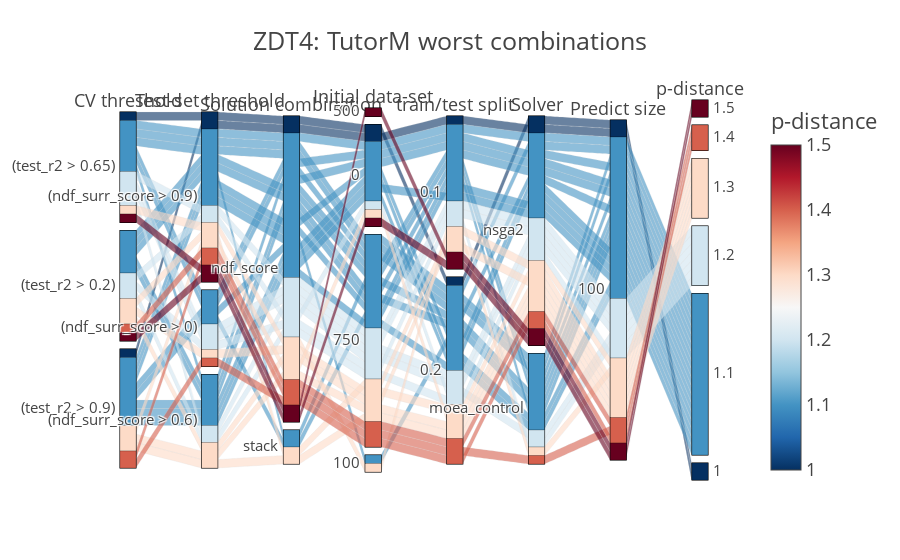
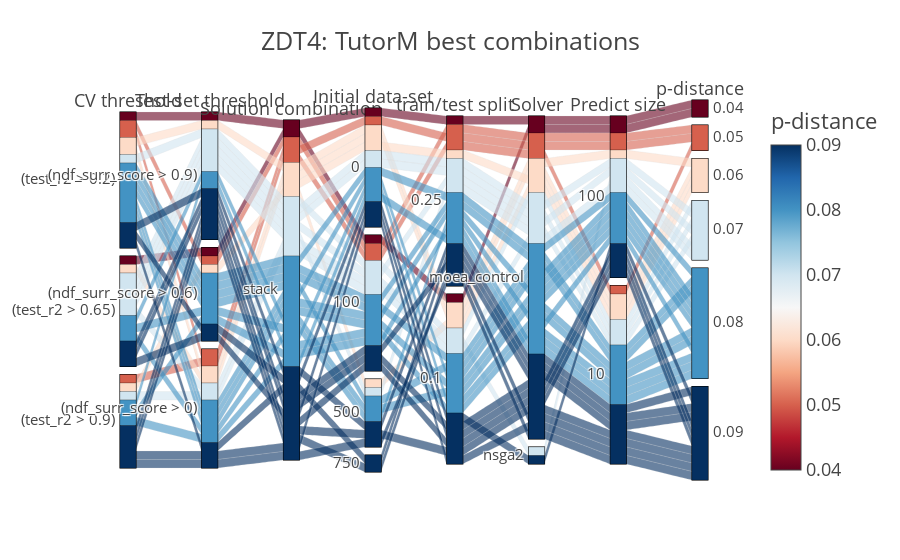

The notebook cell these images were saved under, in order:
### Code cell
# params_plot = ['cv_threshold', 'test_threshold', 'solution_comb', 'train_test_sp', 'solver', 'n_pred', 'p_distance']

labels={'cv_threshold':'CV threshold', 
        'test_threshold':'Test-set threshold', 
        'solution_comb':'Solution combination', 
        'init_set': 'Initial data-set',
       'train_test_sp':'train/test split',
       'solver':'Solver',
       'n_pred': 'Predict size',
       'p_distance':'p-distance',}


allin = all_concat.groupby(params).p_distance.mean().reset_index()
# allin['p_distance'] = allin['p_distance'].round(decimals=2)
plot_worst = px.parallel_categories(allin.nlargest(40,'p_distance').round(decimals=1), 
                       color='p_distance', 
                       template="presentation", 
                       labels=labels,
                       title="ZDT4: TutorM worst combinations", 
                       color_continuous_scale=px.colors.sequential.RdBu_r)
plot_worst.show()
plot_best = px.parallel_categories(allin.nsmallest(40,'p_distance').round(decimals=2), 
                       color='p_distance', 
                       template="presentation", 
                       title="ZDT4: TutorM best combinations", 
                       labels=labels,
                       color_continuous_scale=px.colors.sequential.RdBu)
plot_best.show()

# ===== Write
plot_best.update_layout(title=None, coloraxis_showscale=False).write_image("./plots/factorial/config_{}_best_fact.svg".format(pro.get_name()), width=1400)
plot_worst.update_layout(title=None, coloraxis_showscale=False).write_image("./plots/factorial/config_{}_worst_fact.svg".format(pro.get_name()), width=1400)

# plot_best.update_layout(title=None, coloraxis_showscale=False).write_image("./plots/config_ZDT4_best_final.433.svg", width=1200)
# plot_worst.update_layout(title=None, coloraxis_showscale=False).write_image("./plots/config_ZDT4_worst_final.433.svg", width=1200)

### Figure 1 — Plotly figure (JSON) as saved in the notebook; plotly's stock layout.template omitted (floating-point values rounded to 4 significant figures)
{"data": [{"dimensions": [{"label": "CV threshold", "values": ["(test_r2 > 0.65)", "(test_r2 > 0.2)", "(test_r2 > 0.9)", "(test_r2 > 0.2)", "(test_r2 > 0.9)", "(test_r2 > 0.9)", "(test_r2 > 0.9)", "(test_r2 > 0.2)", "(test_r2 > 0.2)", "(test_r2 > 0.65)", "(test_r2 > 0.9)", "(test_r2 > 0.2)", "(test_r2 > 0.65)", "(test_r2 > 0.65)", "(test_r2 > 0.2)", "(test_r2 > 0.2)", "(test_r2 > 0.65)", "(test_r2 > 0.2)", "(test_r2 > 0.65)", "(test_r2 > 0.9)", "(test_r2 > 0.9)", "(test_r2 > 0.65)", "(test_r2 > 0.2)", "(test_r2 > 0.2)", "(test_r2 > 0.2)", "(test_r2 > 0.65)", "(test_r2 > 0.9)", "(test_r2 > 0.65)", "(test_r2 > 0.9)", "(test_r2 > 0.9)", "(test_r2 > 0.9)", "(test_r2 > 0.9)", "(test_r2 > 0.9)", "(test_r2 > 0.65)", "(test_r2 > 0.65)", "(test_r2 > 0.2)", "(test_r2 > 0.2)", "(test_r2 > 0.65)", "(test_r2 > 0.9)", "(test_r2 > 0.65)"]}, {"label": "Test-set threshold", "values": ["(ndf_surr_score > 0.9)", "(ndf_surr_score > 0.9)", "(ndf_surr_score > 0)", "(ndf_surr_score > 0.9)", "(ndf_surr_score > 0.9)", "(ndf_surr_score > 0.6)", "(ndf_surr_score > 0.9)", "(ndf_surr_score > 0)", "(ndf_surr_score > 0.9)", "(ndf_surr_score > 0.9)", "(ndf_surr_score > 0.6)", "(ndf_surr_score > 0.6)", "(ndf_surr_score > 0)", "(ndf_surr_score > 0.9)", "(ndf_surr_score > 0)", "(ndf_surr_score > 0.6)", "(ndf_surr_score > 0)", "(ndf_surr_score > 0.9)", "(ndf_surr_score > 0.6)", "(ndf_surr_score > 0)", "(ndf_surr_score > 0.6)", "(ndf_surr_score > 0.9)", "(ndf_surr_score > 0.9)", "(ndf_surr_score > 0.9)", "(ndf_surr_score > 0.6)", "(ndf_surr_score > 0.6)", "(ndf_surr_score > 0.9)", "(ndf_surr_score > 0)", "(ndf_surr_score > 0.6)", "(ndf_surr_score > 0.9)", "(ndf_surr_score > 0.9)", "(ndf_surr_score > 0)", "(ndf_surr_score > 0.6)", "(ndf_surr_score > 0.9)", "(ndf_surr_score > 0)", "(ndf_surr_score > 0.9)", "(ndf_surr_score > 0.6)", "(ndf_surr_score > 0.9)", "(ndf_surr_score > 0.9)", "(ndf_surr_score > 0.9)"]}, {"label": "Solution combination", "values": ["ndf_score", "ndf_score", "ndf_score", "ndf_score", "ndf_score", "stack", "ndf_score", "ndf_score", "stack", "ndf_score", "ndf_score", "ndf_score", "ndf_score", "ndf_score", "ndf_score", "ndf_score", "ndf_score", "ndf_score", "ndf_score", "ndf_score", "ndf_score", "ndf_score", "stack", "ndf_score", "ndf_score", "ndf_score", "ndf_score", "ndf_score", "ndf_score", "ndf_score", "ndf_score", "stack", "ndf_score", "ndf_score", "ndf_score", "ndf_score", "ndf_score", "ndf_score", "ndf_score", "ndf_score"]}, {"label": "Initial data-set", "values": [500, 0, 750, 750, 750, 750, 0, 750, 750, 100, 750, 750, 750, 750, 750, 750, 750, 0, 750, 0, 0, 750, 750, 750, 750, 0, 100, 750, 750, 750, 0, 750, 0, 0, 0, 750, 750, 750, 0, 0]}, {"label": "train/test split", "values": [0.1, 0.1, 0.2, 0.2, 0.2, 0.2, 0.2, 0.2, 0.1, 0.1, 0.2, 0.1, 0.2, 0.1, 0.1, 0.2, 0.1, 0.2, 0.2, 0.2, 0.1, 0.2, 0.2, 0.1, 0.1, 0.1, 0.2, 0.2, 0.2, 0.1, 0.2, 0.1, 0.2, 0.1, 0.1, 0.1, 0.2, 0.2, 0.1, 0.2]}, {"label": "Solver", "values": ["nsga2", "nsga2", "nsga2", "nsga2", "moea_control", "nsga2", "nsga2", "nsga2", "moea_control", "nsga2", "nsga2", "nsga2", "nsga2", "nsga2", "moea_control", "nsga2", "nsga2", "moea_control", "nsga2", "nsga2", "nsga2", "moea_control", "nsga2", "nsga2", "moea_control", "nsga2", "nsga2", "moea_control", "moea_control", "moea_control", "moea_control", "nsga2", "moea_control", "nsga2", "nsga2", "moea_control", "moea_control", "nsga2", "nsga2", "nsga2"]}, {"label": "Predict size", "values": [100, 100, 100, 100, 100, 100, 100, 100, 100, 100, 100, 100, 100, 100, 100, 100, 100, 100, 100, 100, 100, 100, 100, 100, 100, 100, 100, 100, 100, 100, 100, 100, 100, 100, 100, 100, 100, 100, 100, 100]}, {"label": "p-distance", "values": [1.5, 1.5, 1.4, 1.4, 1.4, 1.3, 1.3, 1.3, 1.3, 1.3, 1.3, 1.3, 1.2, 1.2, 1.2, 1.2, 1.2, 1.2, 1.2, 1.1, 1.1, 1.1, 1.1, 1.1, 1.1, 1.1, 1.1, 1.1, 1.1, 1.1, 1.1, 1.1, 1.1, 1.1, 1.1, 1.1, 1.1, 1.1, 1, 1]}], "domain": {"x": [0, 1], "y": [0, 1]}, "line": {"color": [1.5, 1.5, 1.4, 1.4, 1.4, 1.3, 1.3, 1.3, 1.3, 1.3, 1.3, 1.3, 1.2, 1.2, 1.2, 1.2, 1.2, 1.2, 1.2, 1.1, 1.1, 1.1, 1.1, 1.1, 1.1, 1.1, 1.1, 1.1, 1.1, 1.1, 1.1, 1.1, 1.1, 1.1, 1.1, 1.1, 1.1, 1.1, 1, 1], "coloraxis": "coloraxis"}, "name": "", "type": "parcats"}], "layout": {"autosize": true, "coloraxis": {"colorbar": {"title": {"text": "p-distance"}}, "colorscale": [[0, "rgb(5,48,97)"], [0.1, "rgb(33,102,172)"], [0.2, "rgb(67,147,195)"], [0.3, "rgb(146,197,222)"], [0.4, "rgb(209,229,240)"], [0.5, "rgb(247,247,247)"], [0.6, "rgb(253,219,199)"], [0.7, "rgb(244,165,130)"], [0.8, "rgb(214,96,77)"], [0.9, "rgb(178,24,43)"], [1, "rgb(103,0,31)"]]}, "legend": {"tracegroupgap": 0}, "title": {"text": "ZDT4: TutorM worst combinations"}}}

### Figure 2 — Plotly figure (JSON) as saved in the notebook; plotly's stock layout.template omitted (floating-point values rounded to 4 significant figures)
{"data": [{"dimensions": [{"label": "CV threshold", "values": ["(test_r2 > 0.2)", "(test_r2 > 0.65)", "(test_r2 > 0.2)", "(test_r2 > 0.2)", "(test_r2 > 0.9)", "(test_r2 > 0.2)", "(test_r2 > 0.9)", "(test_r2 > 0.2)", "(test_r2 > 0.65)", "(test_r2 > 0.9)", "(test_r2 > 0.65)", "(test_r2 > 0.65)", "(test_r2 > 0.2)", "(test_r2 > 0.65)", "(test_r2 > 0.65)", "(test_r2 > 0.65)", "(test_r2 > 0.9)", "(test_r2 > 0.2)", "(test_r2 > 0.65)", "(test_r2 > 0.65)", "(test_r2 > 0.9)", "(test_r2 > 0.2)", "(test_r2 > 0.2)", "(test_r2 > 0.2)", "(test_r2 > 0.65)", "(test_r2 > 0.2)", "(test_r2 > 0.2)", "(test_r2 > 0.9)", "(test_r2 > 0.2)", "(test_r2 > 0.9)", "(test_r2 > 0.9)", "(test_r2 > 0.9)", "(test_r2 > 0.65)", "(test_r2 > 0.9)", "(test_r2 > 0.2)", "(test_r2 > 0.65)", "(test_r2 > 0.9)", "(test_r2 > 0.2)", "(test_r2 > 0.2)", "(test_r2 > 0.65)"]}, {"label": "Test-set threshold", "values": ["(ndf_surr_score > 0.9)", "(ndf_surr_score > 0.6)", "(ndf_surr_score > 0)", "(ndf_surr_score > 0.6)", "(ndf_surr_score > 0)", "(ndf_surr_score > 0.9)", "(ndf_surr_score > 0.6)", "(ndf_surr_score > 0)", "(ndf_surr_score > 0)", "(ndf_surr_score > 0)", "(ndf_surr_score > 0.9)", "(ndf_surr_score > 0)", "(ndf_surr_score > 0.9)", "(ndf_surr_score > 0.9)", "(ndf_surr_score > 0.9)", "(ndf_surr_score > 0.9)", "(ndf_surr_score > 0.9)", "(ndf_surr_score > 0.6)", "(ndf_surr_score > 0.6)", "(ndf_surr_score > 0)", "(ndf_surr_score > 0)", "(ndf_surr_score > 0.6)", "(ndf_surr_score > 0.6)", "(ndf_surr_score > 0)", "(ndf_surr_score > 0.9)", "(ndf_surr_score > 0.6)", "(ndf_surr_score > 0)", "(ndf_surr_score > 0.6)", "(ndf_surr_score > 0)", "(ndf_surr_score > 0.9)", "(ndf_surr_score > 0.9)", "(ndf_surr_score > 0)", "(ndf_surr_score > 0.9)", "(ndf_surr_score > 0)", "(ndf_surr_score > 0.6)", "(ndf_surr_score > 0.9)", "(ndf_surr_score > 0.9)", "(ndf_surr_score > 0)", "(ndf_surr_score > 0.9)", "(ndf_surr_score > 0.6)"]}, {"label": "Solution combination", "values": ["stack", "stack", "stack", "stack", "stack", "stack", "stack", "stack", "stack", "stack", "stack", "stack", "stack", "stack", "stack", "stack", "stack", "stack", "stack", "stack", "stack", "stack", "stack", "stack", "stack", "stack", "stack", "stack", "stack", "stack", "stack", "stack", "stack", "stack", "stack", "stack", "stack", "stack", "stack", "stack"]}, {"label": "Initial data-set", "values": [0, 100, 0, 100, 100, 0, 500, 0, 0, 100, 0, 100, 100, 500, 100, 0, 100, 100, 500, 0, 0, 0, 100, 0, 500, 500, 100, 100, 100, 500, 100, 0, 100, 500, 0, 100, 750, 750, 500, 0]}, {"label": "train/test split", "values": [0.25, 0.1, 0.25, 0.25, 0.25, 0.1, 0.1, 0.1, 0.25, 0.1, 0.25, 0.1, 0.1, 0.25, 0.25, 0.25, 0.1, 0.25, 0.25, 0.1, 0.25, 0.25, 0.1, 0.1, 0.1, 0.1, 0.1, 0.25, 0.25, 0.1, 0.1, 0.1, 0.1, 0.25, 0.1, 0.25, 0.25, 0.25, 0.25, 0.1]}, {"label": "Solver", "values": ["moea_control", "moea_control", "moea_control", "moea_control", "moea_control", "moea_control", "moea_control", "moea_control", "moea_control", "moea_control", "moea_control", "nsga2", "moea_control", "moea_control", "moea_control", "moea_control", "moea_control", "moea_control", "moea_control", "moea_control", "moea_control", "moea_control", "moea_control", "moea_control", "moea_control", "moea_control", "moea_control", "moea_control", "moea_control", "moea_control", "moea_control", "moea_control", "moea_control", "moea_control", "nsga2", "moea_control", "moea_control", "moea_control", "moea_control", "moea_control"]}, {"label": "Predict size", "values": [100, 100, 100, 100, 10, 100, 10, 10, 10, 100, 100, 100, 10, 10, 100, 10, 10, 10, 10, 100, 10, 100, 10, 100, 10, 100, 100, 10, 100, 10, 100, 10, 100, 10, 100, 10, 10, 10, 10, 100]}, {"label": "p-distance", "values": [0.04, 0.04, 0.05, 0.05, 0.05, 0.06, 0.06, 0.06, 0.06, 0.07, 0.07, 0.07, 0.07, 0.07, 0.07, 0.07, 0.08, 0.08, 0.08, 0.08, 0.08, 0.08, 0.08, 0.08, 0.08, 0.08, 0.08, 0.08, 0.08, 0.09, 0.09, 0.09, 0.09, 0.09, 0.09, 0.09, 0.09, 0.09, 0.09, 0.09]}], "domain": {"x": [0, 1], "y": [0, 1]}, "line": {"color": [0.04, 0.04, 0.05, 0.05, 0.05, 0.06, 0.06, 0.06, 0.06, 0.07, 0.07, 0.07, 0.07, 0.07, 0.07, 0.07, 0.08, 0.08, 0.08, 0.08, 0.08, 0.08, 0.08, 0.08, 0.08, 0.08, 0.08, 0.08, 0.08, 0.09, 0.09, 0.09, 0.09, 0.09, 0.09, 0.09, 0.09, 0.09, 0.09, 0.09], "coloraxis": "coloraxis"}, "name": "", "type": "parcats"}], "layout": {"autosize": true, "coloraxis": {"colorbar": {"title": {"text": "p-distance"}}, "colorscale": [[0, "rgb(103,0,31)"], [0.1, "rgb(178,24,43)"], [0.2, "rgb(214,96,77)"], [0.3, "rgb(244,165,130)"], [0.4, "rgb(253,219,199)"], [0.5, "rgb(247,247,247)"], [0.6, "rgb(209,229,240)"], [0.7, "rgb(146,197,222)"], [0.8, "rgb(67,147,195)"], [0.9, "rgb(33,102,172)"], [1, "rgb(5,48,97)"]]}, "legend": {"tracegroupgap": 0}, "title": {"text": "ZDT4: TutorM best combinations"}}}
